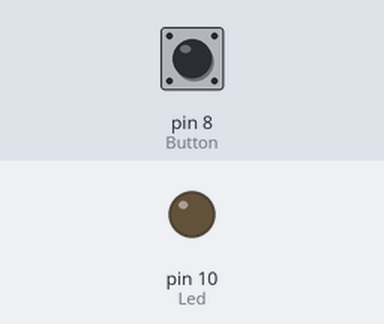
A sketch run on a simulated Arduino Uno, built with avr-gcc and run on an emulated ATmega328P. On the bench: output pins drawn as LEDs (lit = HIGH). The inputs (shaded band) are chosen by the test bench; at power-on: pin 8 (Button) LOW.

Above: at 1.2 s.
1.3 s: pin 8 (Button) pulled HIGH for 0.15 s
At 2.2 s:
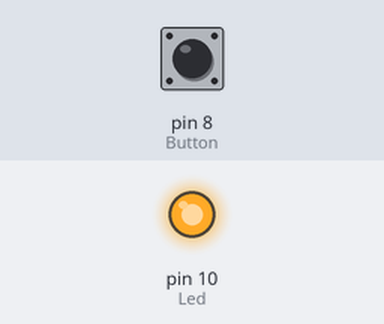
3.0 s: pin 8 (Button) pulled HIGH for 1 s
At 3.6 s:
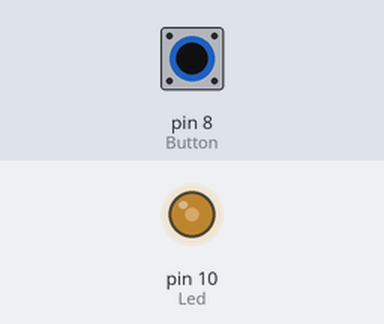
5.5 s: pin 8 (Button) pulled HIGH for 3.2 s
At 9.1 s:
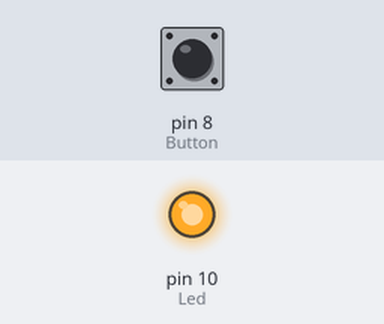
Timing chart, 0 to 10.6 s (numbered marks = the images above; inputs shaded):
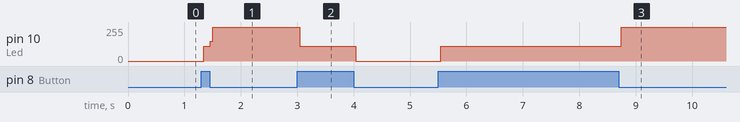

The sketch:

blinkButton.ino
```cpp
#define Button 8
#define Led 10

int buttonInfo;

void setup() {
  pinMode(Button, INPUT);
  pinMode(Led, OUTPUT);
}

void loop() {
  buttonInfo = digitalRead(Button);

  if (buttonInfo == 1) {
    if (digitalRead(Led)) {
      digitalWrite(Led, LOW);
    } else if (!digitalRead(Led)) {
      digitalWrite(Led, HIGH);
    }
  }
}
```

Measured:
- after the input at 1.3 s, pin 10 (Led): 0/255 → 111/255 at once, → 255/255 0.12 s later
- after the input at 3.0 s, pin 10 (Led): 255/255 → 111/255 at once, → 0/255 1.0 s later
- after the input at 5.5 s, pin 10 (Led): 0/255 → 111/255 at once, → 255/255 3.2 s later
